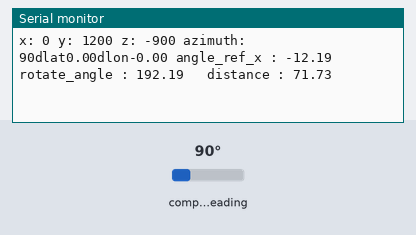
Recording of a sketch running on a simulated Arduino Uno, built with avr-gcc and run on an emulated ATmega328P. On the bench: the last lines printed to the serial monitor. Inputs (shaded band) come from the test bench; at power-on: compass heading 90°.

Above: at 1.2 s.
1.3 s: compass heading set to 7°
At 1.54 s:
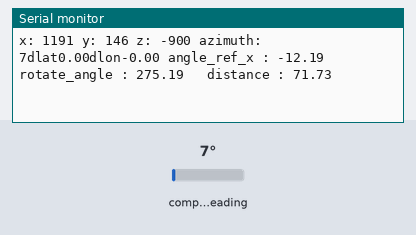
4.3 s: compass heading set to 90°
At 4.41 s:
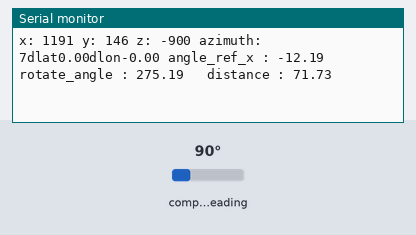
7.3 s: compass heading set to 180°
At 7.5 s:
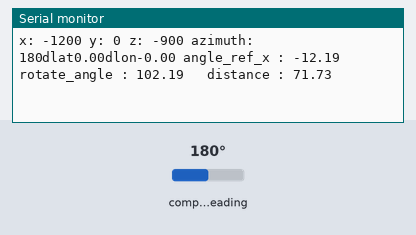
10.3 s: compass heading set to 269°
At 10.39 s:
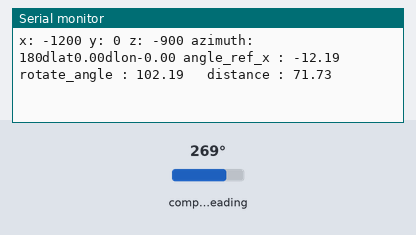
13.3 s: compass heading set to 352°
At 13.31 s:
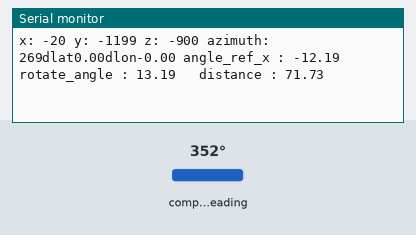
Timing chart, 0 to 16.3 s (numbered marks = the images above; inputs shaded):
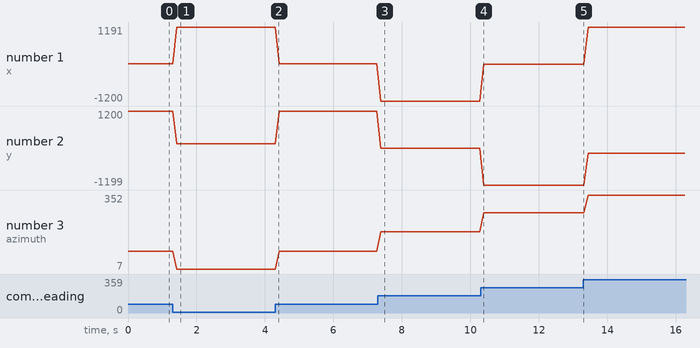

The sketch:

pty_main_uno_part.ino
```cpp
#include<math.h>
#include <Wire.h>
#include <MechaQMC5883.h>
#include <TinyGPS++.h>
#include <SoftwareSerial.h>

#define pi 3.14159265358979323846

int is_turnleft = 0;
static const int GPSRXPin = 4, GPSTXPin = 3;
static const uint32_t GPSBaud = 9600;

TinyGPSPlus gps;
MechaQMC5883 qmc;
SoftwareSerial arduinoUno(3,2);

SoftwareSerial ssgps(GPSRXPin, GPSTXPin);

double getLongitude(){
    double lon2;
    while(ssgps.available() > 0){
      gps.encode(ssgps.read());
      {
        if(gps.location.isUpdated()){
          lon2 = gps.location.lng();
        }
      }
    }
    return lon2;
}

double getLattitude(){
    double lat2;
    while(ssgps.available() > 0){
      gps.encode(ssgps.read());
      {
        if(gps.location.isUpdated()){
          lat2 = gps.location.lng();
        }
      }
    }
    return lat2;
}

//เปลี่ยนค่าจากเรียนเดียนเป็นองศา
double to_degree(double radian){
    radian = (radian * 180) / PI;
    return radian;
}

double to_radians( double degree){
    double one_deg = pi / 180;
    return (one_deg * degree);
}

double distance(double lat1, double lon1, double lat2, double lon2) {
    lat1 = to_radians(lat1);
    lon1 = to_radians(lon1);
    lat2 = to_radians(lat2);
    lon2 = to_radians(lon2);

    double dlat = lat2 - lat1;
    double dlon = lon2 - lon1;
    double a = pow(sin(dlat/2),2) + cos(lat1) * cos(lat2) * pow(sin(dlon/2),2);

    double c = 2 * atan2(sqrt(a), sqrt(1-a));

    double world_rarius = 6371;

    double d = c * world_rarius;

    double ans = d * pow(10,3);

    return ans; //distance between two point
}

//มุมที่รถต้องหมุนไปยังทิศจุดหมาย
double rotate_angle(double lat1, double lon1, double lat2, double lon2, double car_angle_ref_n){
    double dlat = lat2 - lat1;
    double dlon = lon2 -lon1;
    double angle_ref_x;  //มุมที่พิกัดทำกับแกน x

    angle_ref_x = atan(dlat / dlon); //result is radians
    angle_ref_x = to_degree(angle_ref_x); //result is degree

    Serial.print("dlat");
    Serial.print(dlat);

    Serial.print("dlon");
    Serial.print(dlon);

    Serial.print(" angle_ref_x : ");
    Serial.print(angle_ref_x);

//    printf("%f\n", angle_ref_x);

    //is_turnleft = 0;//-----------------------------------------------------------------------------turn right
    if(dlon>0 && dlat>0){//-----------------------------------------------x+ y+
        return 90 - (car_angle_ref_n + angle_ref_x);
    }

    if(dlon>0 && dlat==0){//----------------------------------------------x+ y=0
        return 90 - (car_angle_ref_n + angle_ref_x);
    }

    if(dlon>0 && dlat<0){//----------------------------------------------x+ y-
        return (90 + abs(angle_ref_x)) - car_angle_ref_n;
    }

    if(dlon==0 && dlat<0){//----------------------------------------------x=0 y-
        return 180 - car_angle_ref_n;
    }

    //is_turnleft = 1; //----------------------------------------------------------------------------turn left
    if(dlon<0 && dlat<0){//----------------------------------------------x- y-
        return (270 - angle_ref_x) - car_angle_ref_n;
    }

    if(dlon<0 && dlat==0){//----------------------------------------------x- y=0
        return 270 - car_angle_ref_n;
    }

    if(dlon<0 && dlat>0){//----------------------------------------------x- y+
        return 270 + abs(angle_ref_x) -car_angle_ref_n;
    }

    if(dlon==0 && dlat>0){//----------------------------------------------x=0 y+
        return 360 - car_angle_ref_n;
    }

}

int azimuth_angle(){
    int x, y, z;
    int azimuth_ang;

    qmc.read(&x, &y, &z, &azimuth_ang);

    azimuth_ang = qmc.azimuth(&y,&x);

    Serial.println();
    Serial.print("x: ");
    Serial.print(x);
    Serial.print(" y: ");
    Serial.print(y);
    Serial.print(" z: ");
    Serial.print(z);
    Serial.print(" azimuth: ");
    Serial.print(azimuth_ang);

    return azimuth_ang;

}

void setup() {
    Wire.begin();
    Serial.begin(9600);
    ssgps.begin(GPSBaud);
    arduinoUno.begin(4800);
    qmc.init();

}

void loop() {
    double lat1 = 7.011044;          //y1
    double lon1 = 100.502519;          //x1
    double lat2 = 7.011181;     //y2
    double lon2 = 100.501883;     //x2
//    double lat1 = 0;          //y1
//    double lon1 = 0;          //x1
//    double lat2 = 100;     //y2
//    double lon2 = 0;     //x2

    //======================================================================================
    //azimuth_angle();
    double car_angle_ref_n = azimuth_angle();
    double rotate_ang = rotate_angle(lat1, lon1, lat2, lon2, car_angle_ref_n);
    double dis = distance( lat1, lon1, lat2, lon2);

    Serial.print(" rotate_angle : ");
    Serial.print(rotate_ang);
//    float i = rotate_ang;
//    float j = distance(lat1, lon1, lat2, lon2);
//    Serial.print(" azimuth: ");
//    Serial.print(car_angle_ref_n);
//    Serial.print("     ");
//    Serial.print(" rotate angle : ");
//    arduinoUno.print(i);
    Serial.print("\t distance : ");
    Serial.println(dis);
//    arduinoUno.print(j);
//    Serial.println(" m");


//    Serial.print(" rotate angle : ");
//    Serial.print(rotate_ang);
//    Serial.print("\t distance : ");
//    Serial.print(distance(lat1, lon1, lat2, lon2));
//    Serial.println(" m");

}
```

Measured:
- after the input at 1.3 s, the serial monitor: prints a new line after 0.13 s (image 1)
- after the input at 7.3 s, the serial monitor: prints a new line after 0.08 s (image 3)
- plotted number 1: 0 → 1191 after the input at 1.3 s, 0 → -1200 after the input at 7.3 s, -1200 → -20 after the input at 10.3 s, -20 → 1188 after the input at 13.3 s
- plotted number 2: 1200 → 146 after the input at 1.3 s, 0 → -1199 after the input at 10.3 s, -1199 → -167 after the input at 13.3 s
- plotted number 3: 90 → 7 after the input at 1.3 s, 90 → 180 after the input at 7.3 s, 180 → 269 after the input at 10.3 s, 269 → 352 after the input at 13.3 s
